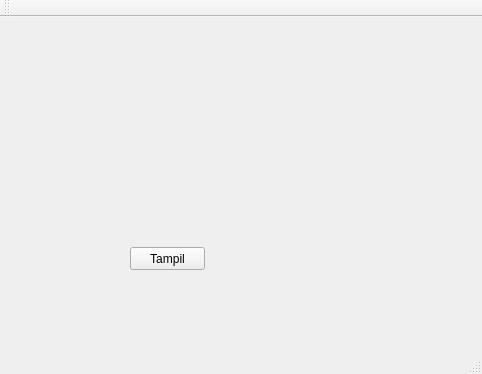
<?xml version="1.0" encoding="UTF-8"?>
<ui version="4.0">
 <class>MainWindow</class>
 <widget class="QMainWindow" name="MainWindow">
  <property name="geometry">
   <rect>
    <x>0</x>
    <y>0</y>
    <width>482</width>
    <height>374</height>
   </rect>
  </property>
  <property name="windowTitle">
   <string>MainWindow</string>
  </property>
  <widget class="QWidget" name="centralWidget">
   <widget class="QPushButton" name="pushButton">
    <property name="geometry">
     <rect>
      <x>130</x>
      <y>230</y>
      <width>75</width>
      <height>23</height>
     </rect>
    </property>
    <property name="text">
     <string>Tampil</string>
    </property>
   </widget>
   <widget class="QLabel" name="label">
    <property name="geometry">
     <rect>
      <x>150</x>
      <y>80</y>
      <width>141</width>
      <height>91</height>
     </rect>
    </property>
    <property name="text">
     <string/>
    </property>
   </widget>
  </widget>
  <widget class="QMenuBar" name="menuBar">
   <property name="geometry">
    <rect>
     <x>0</x>
     <y>0</y>
     <width>482</width>
     <height>21</height>
    </rect>
   </property>
  </widget>
  <widget class="QToolBar" name="mainToolBar">
   <attribute name="toolBarArea">
    <enum>TopToolBarArea</enum>
   </attribute>
   <attribute name="toolBarBreak">
    <bool>false</bool>
   </attribute>
  </widget>
  <widget class="QStatusBar" name="statusBar"/>
 </widget>
 <layoutdefault spacing="6" margin="11"/>
 <resources/>
 <connections/>
</ui>
